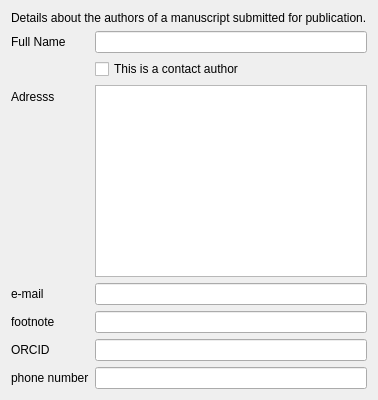
<?xml version="1.0" encoding="UTF-8"?>
<ui version="4.0">
 <class>AuthorsForm</class>
 <widget class="QWidget" name="AuthorsForm">
  <property name="windowTitle">
   <string>Form</string>
  </property>
  <layout class="QVBoxLayout" name="verticalLayout">
   <item>
    <layout class="QVBoxLayout" name="verticalLayout_24">
     <item>
      <widget class="QLabel" name="label_20">
       <property name="text">
        <string>Details about the authors of a manuscript submitted for publication.</string>
       </property>
      </widget>
     </item>
     <item>
      <layout class="QFormLayout" name="formLayout_6">
       <item row="0" column="0">
        <widget class="QLabel" name="label_22">
         <property name="text">
          <string>Full Name</string>
         </property>
         <property name="openExternalLinks">
          <bool>true</bool>
         </property>
        </widget>
       </item>
       <item row="0" column="1">
        <widget class="QLineEdit" name="FullNameLineEdit"/>
       </item>
       <item row="2" column="0">
        <widget class="QLabel" name="label_21">
         <property name="text">
          <string>Adresss</string>
         </property>
        </widget>
       </item>
       <item row="3" column="0">
        <widget class="QLabel" name="label_16">
         <property name="text">
          <string>e-mail</string>
         </property>
        </widget>
       </item>
       <item row="3" column="1">
        <widget class="QLineEdit" name="EMailLineEdit"/>
       </item>
       <item row="4" column="0">
        <widget class="QLabel" name="label_18">
         <property name="text">
          <string>footnote</string>
         </property>
        </widget>
       </item>
       <item row="4" column="1">
        <widget class="QLineEdit" name="FootNoteLineEdit"/>
       </item>
       <item row="5" column="0">
        <widget class="QLabel" name="label_34">
         <property name="text">
          <string>ORCID</string>
         </property>
        </widget>
       </item>
       <item row="5" column="1">
        <widget class="QLineEdit" name="ORCIDLineEdit"/>
       </item>
       <item row="6" column="0">
        <widget class="QLabel" name="label_13">
         <property name="text">
          <string>phone number</string>
         </property>
        </widget>
       </item>
       <item row="6" column="1">
        <widget class="QLineEdit" name="PhoneLineEdit"/>
       </item>
       <item row="1" column="1">
        <widget class="QCheckBox" name="ContactAuthorCheckBox">
         <property name="text">
          <string>This is a contact author</string>
         </property>
        </widget>
       </item>
       <item row="2" column="1">
        <widget class="QTextEdit" name="AddressTextedit"/>
       </item>
      </layout>
     </item>
    </layout>
   </item>
  </layout>
 </widget>
 <resources/>
 <connections/>
</ui>
